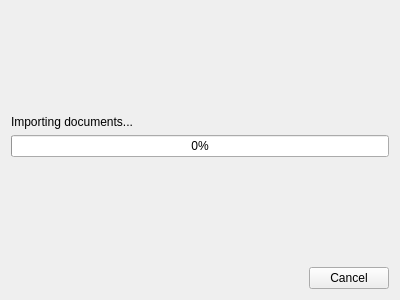
<?xml version="1.0" encoding="UTF-8"?>
<ui version="4.0">
 <class>ProgressPage</class>
 <widget class="QWidget" name="ProgressPage">
  <property name="geometry">
   <rect>
    <x>0</x>
    <y>0</y>
    <width>400</width>
    <height>300</height>
   </rect>
  </property>
  <layout class="QVBoxLayout" name="verticalLayout">
   <item>
    <spacer name="verticalSpacer">
     <property name="orientation">
      <enum>Qt::Vertical</enum>
     </property>
     <property name="sizeHint" stdset="0">
      <size>
       <width>20</width>
       <height>112</height>
      </size>
     </property>
    </spacer>
   </item>
   <item>
    <widget class="QLabel" name="label">
     <property name="text">
      <string>Importing documents...</string>
     </property>
    </widget>
   </item>
   <item>
    <widget class="QProgressBar" name="mProgressBar">
     <property name="value">
      <number>0</number>
     </property>
    </widget>
   </item>
   <item>
    <spacer name="verticalSpacer_2">
     <property name="orientation">
      <enum>Qt::Vertical</enum>
     </property>
     <property name="sizeHint" stdset="0">
      <size>
       <width>20</width>
       <height>111</height>
      </size>
     </property>
    </spacer>
   </item>
   <item>
    <widget class="QDialogButtonBox" name="mButtonBox">
     <property name="standardButtons">
      <set>QDialogButtonBox::Cancel</set>
     </property>
    </widget>
   </item>
  </layout>
 </widget>
 <connections/>
</ui>
